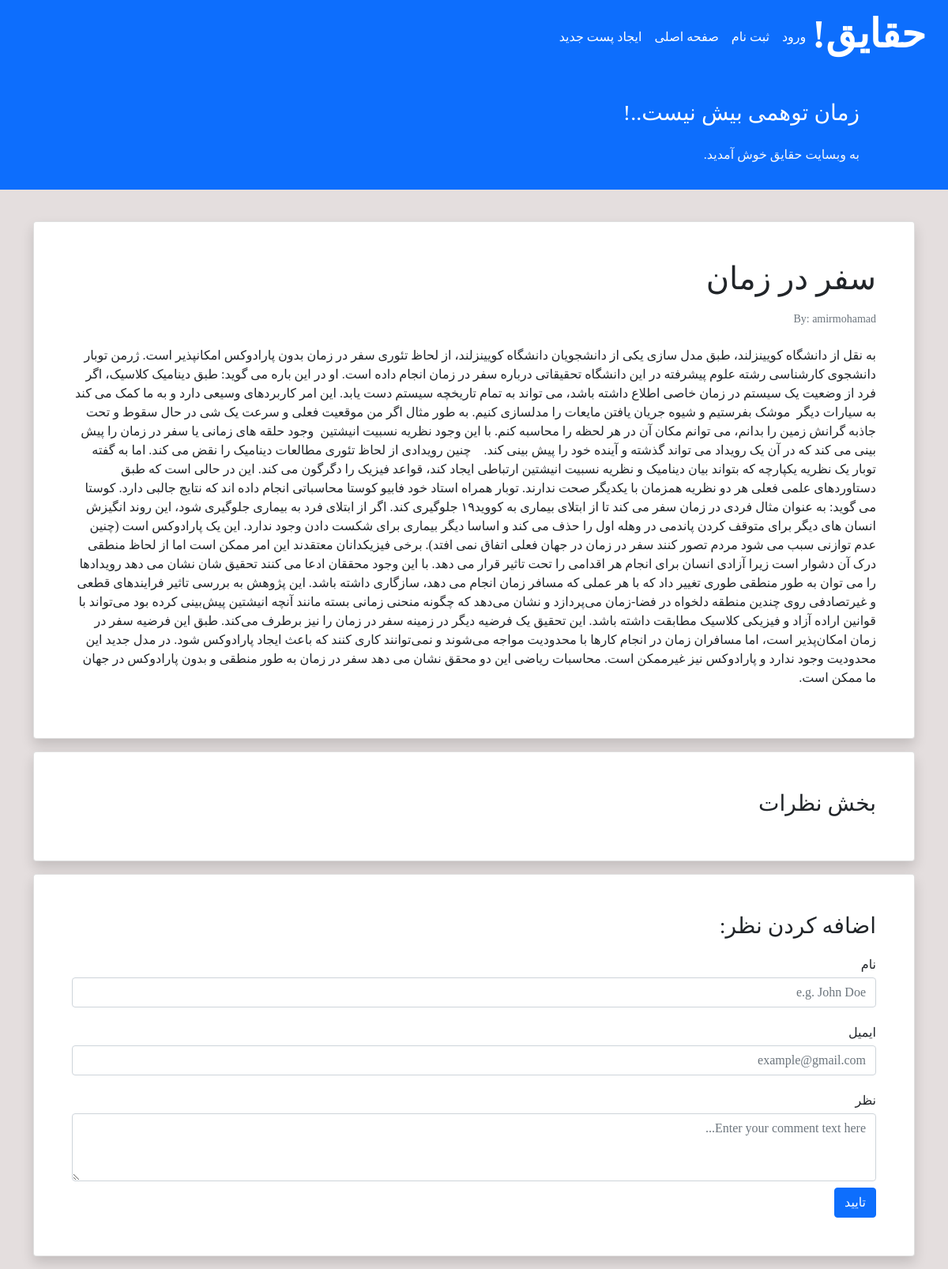
Screenshot of /detail/7/ with the database file from the repository.
### theory/models.py (models this page shows, shortened)
class Post(models.Model):
    STATUS_CHOICES=(
        ('pub', 'Published'),
        ('drf', 'Draft'),
    )
    title=models.CharField(max_length=100)
    text=models.TextField()
    author=models.ForeignKey('auth.User', on_delete=models.CASCADE)
    datetime_created=models.DateTimeField(auto_now_add=True)
    datetime_modified=models.DateTimeField(auto_now=True)
    status=models.CharField(choices=STATUS_CHOICES, max_length=3)

### theory/views.py (the view)
# urls.py: path('detail/<int:pk>/', views.PostDetailView.as_view(), name='post_detail'),
class PostDetailView(generic.DetailView):
    template_name = 'theory/post_detail.html'
    model = Post
    context_object_name = 'post'

### theory/templates/theory/post_detail.html (shortened to what this page needs)
{% extends '_base.html' %}
{% block content %}
    <div class="container mt-4">
        <div class="row">
            <div class="col-12">
                <div class="card shadow my-3 p-5">
                    <h1>{{ post.title }}</h1>
                    <p class="small text-muted mt-2">By: {{ post.author }}</p>
                    <p class="mt-2">{{ post.text }}</p>
                </div>
                <div class="card shadow my-3 p-5">
                    <h3>بخش نظرات</h3>
                </div>
                <div class="card shadow my-3 p-5">
                    <h3>اضافه کردن نظر:</h3>
                    <form method="POST">
                        <div class="form-group py-2">
                            <label class="py-1" for="author_name">نام</label>
                            <input type="text" class="form-control" placeholder="e.g. John Doe" name="author_name">
                        </div>
                        <div class="form-group py-2">
                            <label class="py-1" for="email">ایمیل</label>
                            <input type="email" class="form-control" placeholder="example@gmail.com" name="email">
                        </div>
                        <div class="form-group py-2">
                            <label class="py-1" for="comment_text">نظر</label>
                            <textarea class="form-control" name="text" rows="3"
                                      placeholder="Enter your comment text here..."></textarea>
                        </div>
                        <button type="submit" class="btn btn-primary">تایید</button>
                    </form>
                </div>
            </div>
        </div>
    </div>
{% endblock content %}

### templates/_base.html (style rules this page uses)
body { font-family: 'Irancell' !important; }

### rows the page displays
Post: title "سفر در زمان", author "amirmohamad", text "به نقل از دانشگاه کویینزلند، طبق مدل سازی یکی از دانشجویان دانشگاه کویینزلند، از لحاظ تئوری سفر در زمان بدون پارادوکس امکانپذیر است. ژرمن توبار دانشجوی کارشناسی رشته علوم پیشرفته در این دانشگاه تحقیقاتی درباره سفر در زمان انجام داده است. او در این باره می گوید: طبق دینامیک کلاسیک، اگر فرد از وضعیت یک سیستم در زمان خاصی اطلاع داشته باشد، می تواند به تمام تاریخچه سیستم دست یابد. این امر کاربردهای وسیعی دارد و به ما کمک می کند به سیارات دیگر موشک بفرستیم و شیوه جریان یافتن مایعات را مدلسازی کنیم. به طور مثال اگر من موقعیت فعلی و سرعت یک شی در حال سقوط و تحت جاذبه گرانش زمین را بدانم، می توانم مکان آن در هر لحظه را محاسبه کنم. با این وجود نظریه نسبیت انیشتین وجود حلقه های زمانی یا سفر در زمان…"
